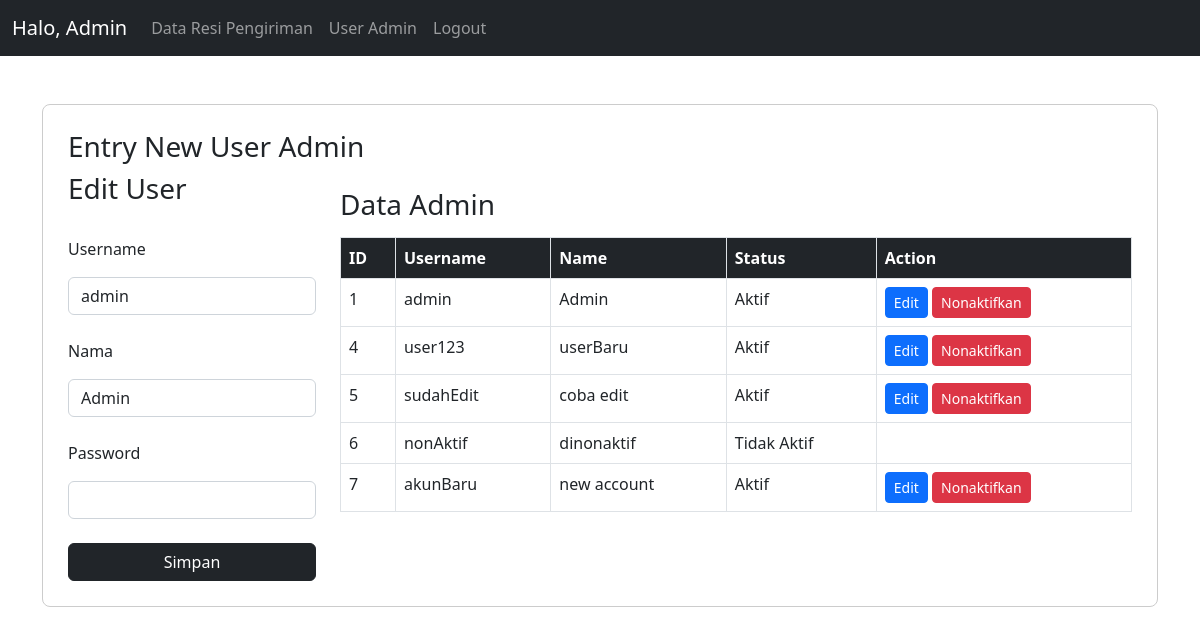
/user.php?act=edit&id=1 (signed in), run on the app's committed database.
### tables this page shows
CREATE TABLE `user_admin` (
  `id` int(11) NOT NULL,
  `username` varchar(30) NOT NULL,
  `password` varchar(255) NOT NULL,
  `nama_admin` varchar(30) NOT NULL,
  `status_aktif` tinyint(1) NOT NULL DEFAULT 1
);

### user.php (the view, shortened to what this page needs)
<?php
include 'connect.php';
?>
<!DOCTYPE html>
<html lang="en">
    <head>
        <link href="https://cdn.jsdelivr.net/npm/bootstrap@5.2.3/dist/css/bootstrap.min.css" rel="stylesheet">
    </head>
    <body>
        <nav class="navbar navbar-expand-lg navbar-dark bg-dark">
            <div class="container-fluid">
                <a class="navbar-brand" href="#">Halo, Admin</a>
                <div class="collapse navbar-collapse" id="navbarSupportedContent">
                    <ul class="navbar-nav me-auto mb-2 mb-lg-0">
                        <li class="nav-item">
                            <a class="nav-link" href="admin.php">Data Resi Pengiriman</a>
                        </li>
                        <li class="nav-item">
                            <a class="nav-link" href="user.php">User Admin</a>
                        </li>
                        <li class="nav-item">
                            <a class="nav-link" href="logout.php">Logout</a>
                        </li>
                    </ul>
                </div>
            </div>
        </nav>
        <div class="container">
            <div class="content-web my-5">
                <h3>Entry New User Admin</h3>
                <div class="row">
                    <div class="col-md-3">
                        <form method="post">
                            <?php if (isset($_GET['act']) && $_GET['act'] == 'edit'):
                                $id = $_GET['id'];
                                $check_user = "SELECT * FROM `user_admin` WHERE id = ?";
                                $check_user = $connect->prepare($check_user);
                                $check_user->execute([$id]);
                                $fetch_data = $check_user->fetch();
                                if ($check_user->rowCount() == 0):
                                    echo '<div class="alert alert-danger">User tidak ditemukan</div>';
                                else: ?>
                            <h3>Edit User</h3>
                            <br/>
                            <p>Username</p>
                            <input type="text" name="username" class="form-control"
                                value="<?=$fetch_data['username']?>"><br/>
                            <p>Nama</p>
                            <input type="text" name="nama" class="form-control"
                                value="<?=$fetch_data['nama_admin']?>"><br/>
                            <p>Password</p>
                            <input type="password" name="password" class="form-control"><br/>
                            <div class="d-grid gap-2">
                                <button class="btn btn-dark " name="simpan">Simpan</button>
                            </div>
                            <?php endif ?>
                            <?php endif ?>
                        </form>
                    </div>
                    <div class="col-md-9">
                        <h3>Data Admin</h3>
                        <table class="table table-bordered">
                            <thead class="bg-dark text-white">
                                <tr>
                                    <th scope="col">ID</th>
                                    <th scope="col">Username</th>
                                    <th scope="col">Name</th>
                                    <th scope="col">Status</th>
                                    <th scope="col">Action</th>
                                </tr>
                            </thead>
                            <tbody>
                                <?php
                                $check_user = "SELECT * FROM `user_admin` ORDER BY id ASC";
                                $check_user = $connect->prepare($check_user);
                                $check_user->execute();
                                if ($check_user->rowCount() > 0):
                                    while($data= $check_user->fetch(PDO::FETCH_ASSOC)) : ?>
                                        <tr>
                                            <td><?=$data['id']?></td>
                                            <td><?=$data['username']?></td>
                                            <td><?=$data['nama_admin']?></td>
                                            <td><?=$data['status_aktif'] == 1 ? 'Aktif' : 'Tidak Aktif'?></td>
                                            <td>
                                                <?php if ($data['status_aktif'] != 0): ?>
                                                    <a href="?act=edit&id=<?=$data['id']?>" class="btn btn-primary btn-sm">Edit</a>
                                                    <a href="?act=nonaktifkan&id=<?=$data['id']?>" class="btn btn-danger btn-sm">Nonaktifkan</a>
                                                <?php endif ?>
                                            </td>
                                        </tr>
                                    <?php endwhile?>
                                <?php endif ?>
                            </tbody>
                        </table>
                    </div>
                </div>
            </div>
        </div>
    </body>
</html>

### user.php (style rules this page uses)
.content-web { padding: 25px; border: 1px solid #ccc; border-radius: 8px; }

### data on the page
user_admin: username "admin", nama "Admin", id "1", nama_admin "Admin", status_aktif "Aktif"
user_admin: id "4", username "user123", nama_admin "userBaru", status_aktif "Aktif"
user_admin: id "5", username "sudahEdit", nama_admin "coba edit", status_aktif "Aktif"
user_admin: id "6", username "nonAktif", nama_admin "dinonaktif", status_aktif "Tidak Aktif"
user_admin: id "7", username "akunBaru", nama_admin "new account", status_aktif "Aktif"
